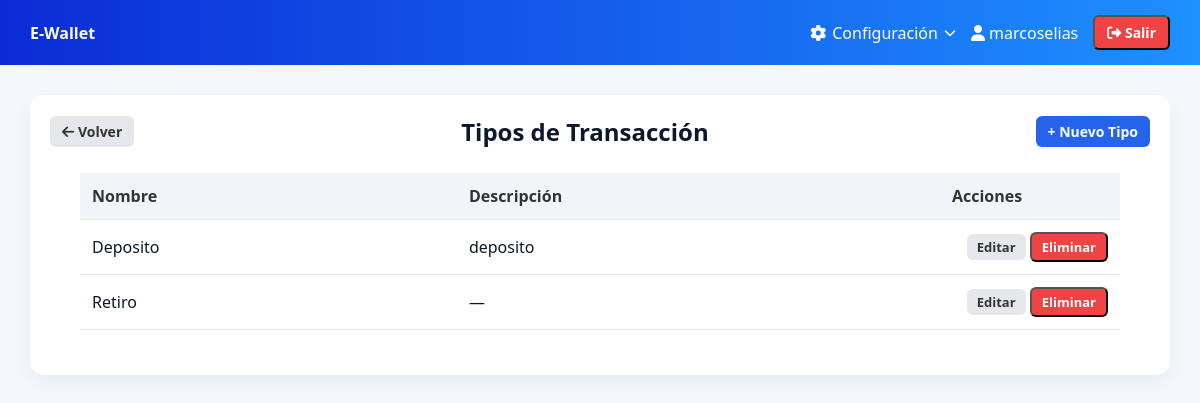
The app's page /types/ (signed in) with its own data.
### wallet/models.py (models this page shows, shortened)
class TransactionType(models.Model):
    name = models.CharField(max_length=50, unique=True)
    description = models.TextField(blank=True)

### wallet/views.py (the view)
# urls.py: path('types/', views.transaction_type_list, name='transaction_type_list'),
@login_required
def transaction_type_list(request):
    types = TransactionType.objects.all()
    return render(request, 'wallet/transaction_type_list.html', {'types': types})

### wallet/templates/wallet/transaction_type_list.html (shortened to what this page needs)
{% extends 'wallet/base.html' %}
{% block content %}
<div class="card">
    <div class="card-header flex-between">
        <a href="{% url 'transaction_list' %}" class="btn btn-secondary">
            <i class="fa-solid fa-arrow-left"></i> Volver
        </a>
        <h2>Tipos de Transacción</h2>
        <a href="{% url 'transaction_type_create' %}" class="btn btn-primary">
            + Nuevo Tipo
        </a>
    </div>
    <div class="card-body">
        {% if types %}
        <table class="table">
            <thead>
                <tr>
                    <th>Nombre</th>
                    <th>Descripción</th>
                    <th class="text-right">Acciones</th>
                </tr>
            </thead>
            <tbody>
                {% for t in types %}
                <tr>
                    <td class="text-capitalize">{{ t.name }}</td>
                    <td>
                        {{ t.description|default:"—" }}
                    </td>
                    <td class="text-right">
                        <a href="{% url 'transaction_type_update' t.id %}" class="btn btn-sm btn-secondary">
                            Editar
                        </a>
                        <form method="post" action="{% url 'transaction_type_delete' t.id %}" style="display:inline;">
                            <button type="submit" class="btn btn-sm btn-danger">
                                Eliminar
                            </button>
                        </form>
                    </td>
                </tr>
                {% endfor %}
            </tbody>
        </table>
        {% else %}
            <div class="empty-state">
                No hay tipos registrados.
            </div>
        {% endif %}
    </div>
</div>
{% endblock %}

### wallet/templates/wallet/base.html (shortened to what this page needs)
<!DOCTYPE html>
<html lang="es">
<head>
    {% load static %}
    <link rel="stylesheet" href="{% static 'wallet/styles.css' %}">
    <link rel="stylesheet" href="https://cdnjs.cloudflare.com/ajax/libs/font-awesome/6.5.0/css/all.min.css">
</head>
<body>
    <div class="navbar">
        <div>
            <strong>E-Wallet</strong>
        </div>
        <div style="display:flex; align-items:center; gap:15px;">
            {% if user.is_authenticated %}
                <div class="dropdown" id="configDropdown">
                    <div class="dropdown-toggle">
                        <i class="fa-solid fa-gear"></i>
                        <span>Configuración</span>
                        <i class="fa-solid fa-chevron-down dropdown-arrow"></i>
                    </div>
                </div>
                <span>
                    <i class="fa-solid fa-user"></i>
                    {{ request.user.get_full_name|default:request.user.username }}
                </span>
                <form action="{% url 'logout' %}" method="post" style="display:inline;">
                    <button class="btn btn-danger" type="submit">
                        <i class="fa-solid fa-right-from-bracket"></i> Salir
                    </button>
                </form>
            {% else %}
                <a class="btn btn-primary" href="{% url 'login' %}">
                    <i class="fa-solid fa-right-to-bracket"></i> Login
                </a>
            {% endif %}
        </div>
    </div>
    <div class="container fade-in">
        {% block content %}
        {% endblock %}
    </div>
</body>
</html>

### wallet/static/wallet/styles.css (style rules this page uses)
* { margin: 0; padding: 0; box-sizing: border-box; font-family: 'Segoe UI', sans-serif; }
body { background-color: #f4f7fb; color: #0f172a; }
.navbar { background: linear-gradient(90deg, #0B2BD6, #1E90FF); color: white; padding: 15px 30px; display: flex; justify-content: space-between; align-items: center; }
.container { padding: 30px; }
.card { background: white; padding: 20px; border-radius: 14px; box-shadow: 0 8px 20px rgba(0,0,0,0.05); margin-bottom: 20px; }
.btn { padding: 10px 16px; border-radius: 8px; text-decoration: none; font-size: 14px; font-weight: 600; display: inline-block; transition: 0.2s ease; }
.btn-primary { background: linear-gradient(90deg, #0B2BD6, #2563EB); color: white; }
.btn-danger { background-color: #ef4444; color: white; }
table { width: 100%; border-collapse: collapse; }
th { background-color: #f1f5f9; font-weight: 600; }
th, td { padding: 14px; border-bottom: 1px solid #e2e8f0; }
.btn-sm { padding: 6px 10px; font-size: 12px; }
.card { transition: all 0.25s ease; }
.btn { transition: all 0.2s ease; }
.fade-in { animation: fadeIn 0.4s ease-in-out; }
.dropdown { position: relative; display: flex; align-items: center; }
.dropdown-toggle { cursor: pointer; display: flex; align-items: center; gap: 6px; color: white; font-weight: 500; }
.flex-between { display: flex; justify-content: space-between; align-items: center; }
.table { width: 100%; border-collapse: collapse; }
.table thead { background: #f4f6f9; }
.table th { text-align: left; padding: 12px; font-weight: 600; color: #333; }
.table td { padding: 12px; border-top: 1px solid #eee; }
.text-right { text-align: right; }
.text-capitalize { text-transform: capitalize; }
.btn { padding: 6px 12px; border-radius: 6px; text-decoration: none; font-size: 14px; display: inline-block; }
.btn-sm { padding: 4px 10px; font-size: 13px; }
.btn-primary { background: #2563eb; color: white; }
.btn-secondary { background: #e5e7eb; color: #333; }
.btn-danger { background: #ef4444; color: white; }
.table th:last-child, .table td:last-child { width: 180px; }
.card-body { padding: 25px 30px; }
.card-header { display: flex; align-items: center; justify-content: space-between; }
.card-header h2 { margin: 0; text-align: center; flex: 1; }
.dropdown-toggle { display: flex; align-items: center; gap: 6px; cursor: pointer; color: white; font-weight: 500; }
.dropdown-arrow { font-size: 12px; transition: transform 0.2s ease; }

### records on screen
TransactionType: name "Deposito", description "deposito"
TransactionType: name "Retiro", description "—"

### other values on screen
{{ request.user.get_full_name|default:request.user.username }} "marcoselias"
